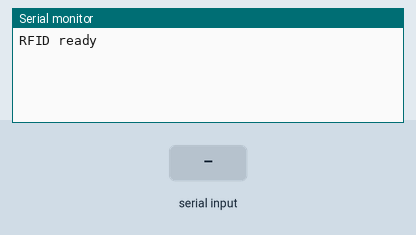
A sketch run on a simulated Arduino Uno, built with avr-gcc and run on an emulated ATmega328P. Shown: the last lines printed to the serial monitor. Inputs (shaded band) come from the test bench.

Above: at 1.2 s.
1.3 s: "1" received over the second serial link
At 1.9 s:
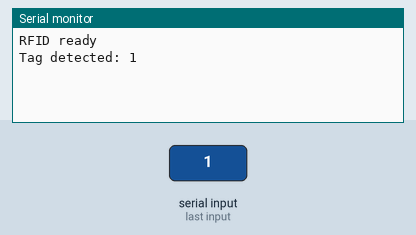
2.8 s: "0" received over the second serial link
At 4.0 s:
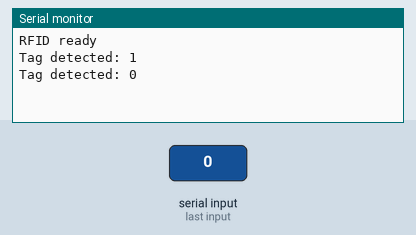
4.3 s: "2" received over the second serial link
At 5.4 s:
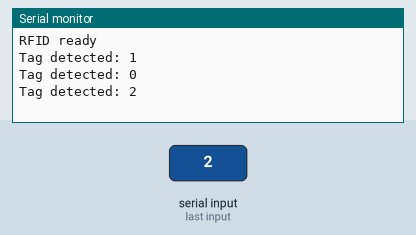

The sketch:

RFID_detection.ino
```cpp
#include <SoftwareSerial.h>

SoftwareSerial RFID(2, 3);  // RX, TX pins for the RFID module

void setup() {
  Serial.begin(9600);      // Start serial communication at 9600 baud
  RFID.begin(9600);        // Start RFID communication at 9600 baud
  Serial.println("RFID ready");
}

void loop() {
  if (RFID.available()) {  // Check if data is available from the RFID reader
    String tag = "";        // Declare a string to store the tag data
    while (RFID.available()) {
      char c = RFID.read();  // Read a byte from the RFID reader
      tag += c;              // Append the character to the tag string
    }
    Serial.print("Tag detected: ");  // Print a message indicating a tag was detected
    Serial.println(tag);             // Print the tag data
  }
}
```

BLINKING_OF_LED.c
```cpp
// ===============================================BLINKING OF LED ===========================
// Pin definition for the LED
int ledPin = 13;

void setup() {

  pinMode(ledPin, OUTPUT);
}
void loop() {

  digitalWrite(ledPin, HIGH);

  // Wait for 5 seconds
  delay(5000);

  // Turn the LED off
  digitalWrite(ledPin, LOW);

  // Wait for another 5 seconds
  delay(5000);
}
//===================================================================================
```

Interupt.c
```cpp
const int buttonPin = 2; // Pin for button
const int ledPin = 13;   // Pin for LED
volatile bool ledState = LOW; // Variable to track LED state

void handleButtonPress() {
  ledState = !ledState; // Toggle LED state
}

void setup() {
  pinMode(ledPin, OUTPUT); // Set LED pin as output
  pinMode(buttonPin, INPUT_PULLUP); // Set button pin as input with pull-up
  attachInterrupt(digitalPinToInterrupt(buttonPin), handleButtonPress, FALLING); // Attach interrupt
}

void loop() {
  digitalWrite(ledPin, ledState); // Write LED state to pin
  delay(50); // Small delay
}
```

Measured:
- after the input at 1.3 s, the serial monitor: prints a new line at once (image 1)
- after the input at 2.8 s, the serial monitor: prints a new line at once (image 2)
- after the input at 4.3 s, the serial monitor: prints a new line at once (image 3)
